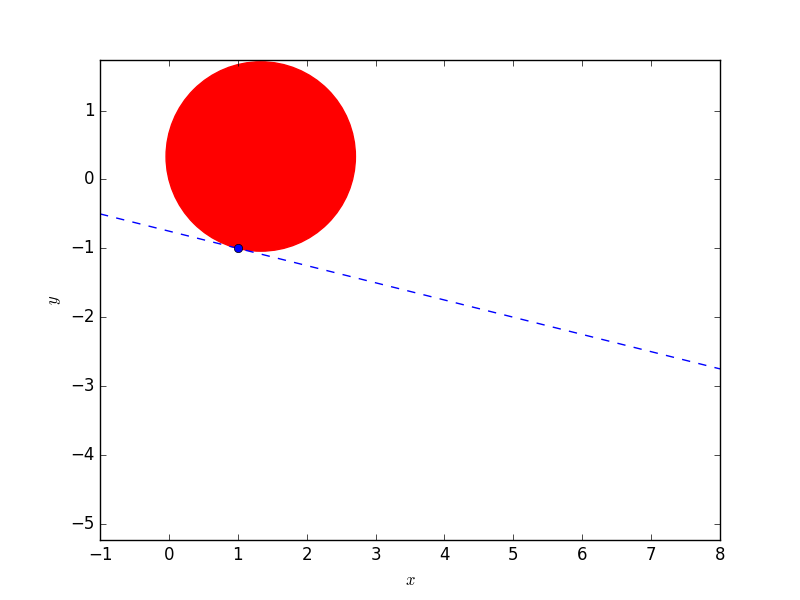

This chart was generated by the following Python code:
import numpy as np
import matplotlib.pyplot as plt

# line1 attributes ==> A1*X = c1
A1 = np.array([2,1])
c1 = np.array([3])

# line2 attributes ==> A2*X = c2
A2 = np.array([1,-1])
c2 = np.array([1])

# point of tangency
P = np.array([[1],[-1]])

#plot of required tangent on the circle

# center of the circle is the intersection of the lines
def center():
	A = np.vstack((A1,A2))
	D = np.vstack((c1,c2))
 
 # parallel lines don't intersect
	if(np.linalg.det(A) == 0):
		raise Exception('The given lines are parallel and hence dont intersect')
 # AX = D ==> X = inv(A)*D 
	else:
		X = np.matmul(np.linalg.inv(A),D)
		return X 

# circle attributes
C = center()     #centre
CP = C-P         #radius vector
radius = np.linalg.norm(CP)   #radius magnitude

def eqn_tan(x):
	#slope of tangent = -(1/slope of line CP)
	slope_tan = -(CP[0])/(CP[1])
	return (slope_tan*(x - P[0])) + P[1] 

x = np.linspace(-1,8,500)
#tangent equation
y = eqn_tan(x)

#plot of tangent at point of tangency
plt.plot(x,y,'--b',P[0],P[1],'om')

#plot of circle
k=plt.Circle((C[0],C[1]), radius , color='r')
plt.gcf().gca().add_artist(k)

plt.xlabel("$x$")
plt.ylabel("$y$")
plt.axis('equal')
plt.show()
plt.savefig('plot.jpg')
